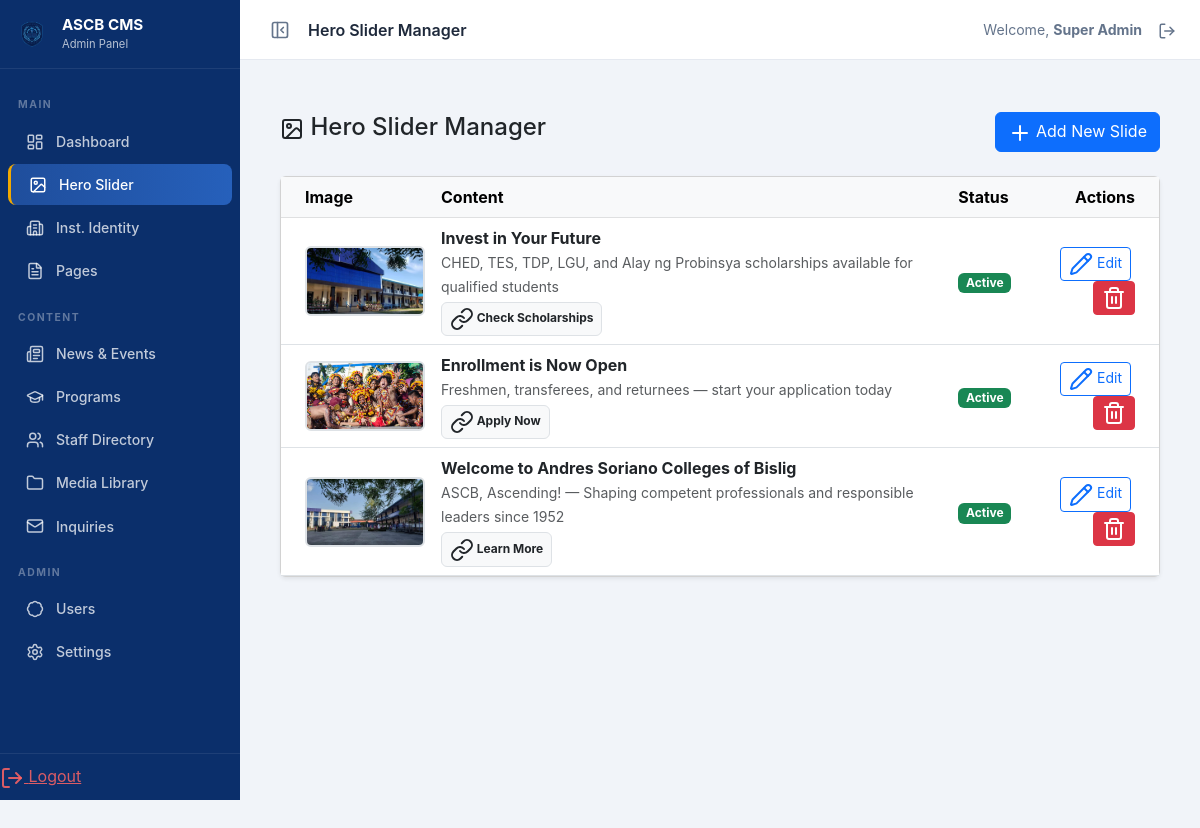
The app's page /public_html/admin/modules/hero-slider/index.php (signed in) with its own data.
### tables this page shows
CREATE TABLE `hero_slides` (
  `id` int(11) NOT NULL,
  `title` varchar(255) DEFAULT NULL,
  `subtitle` varchar(255) DEFAULT NULL,
  `image_path` varchar(255) NOT NULL,
  `cta_label` varchar(50) DEFAULT NULL,
  `cta_link` varchar(255) DEFAULT NULL,
  `sort_order` int(11) DEFAULT 0,
  `is_active` tinyint(1) DEFAULT 1,
  `created_at` timestamp NOT NULL DEFAULT current_timestamp()
);

### app/core/Database.php (called while the page is built, shortened)
<?php
class Database {
    private $host = DB_HOST;
    private $user = DB_USER;
    private $pass = DB_PASS;
    private $dbname = DB_NAME;
    private $dbh;
    private $stmt;
    private static $instance = null;
    private function __construct() {
        $dsn = 'mysql:host=' . $this->host . ';dbname=' . $this->dbname . ';charset=utf8mb4';
        $options = array(
            PDO::ATTR_PERSISTENT => false,
            PDO::ATTR_ERRMODE => PDO::ERRMODE_EXCEPTION,
            PDO::ATTR_DEFAULT_FETCH_MODE => PDO::FETCH_OBJ
        );
        try {
            $this->dbh = new PDO($dsn, $this->user, $this->pass, $options);
        } catch(PDOException $e) {
            error_log('Database connection failed: ' . $e->getMessage());
            throw new RuntimeException('Database connection unavailable.', 0, $e);
        }
    }
    public static function getInstance() {
        if (self::$instance == null) {
            self::$instance = new Database();
        }
        return self::$instance;
    }
    public function query($sql) {
        $this->stmt = $this->dbh->prepare($sql);
    }
    public function execute() {
        return $this->stmt->execute();
    }
    public function resultSet() {
        $this->execute();
        return $this->stmt->fetchAll();
    }
}

### public_html/admin/modules/hero-slider/index.php (the view, shortened to what this page needs)
<?php
require_once '../../../../app/core/Database.php';
$db = Database::getInstance();
$db->query('SELECT * FROM hero_slides ORDER BY sort_order ASC, id DESC');
$slides = $db->resultSet();
?>
<?php
require_once __DIR__ . '/../../partials/header.php';
require_once __DIR__ . '/../../partials/sidebar.php';
?>
<main class="main-content" id="mainContent">
<div class="container-fluid py-4">
    <div class="d-flex justify-content-between align-items-center mb-4">
        <h4><i data-lucide="image"></i> Hero Slider Manager</h4>
        <div>
            <button class="btn btn-primary" data-bs-toggle="modal" data-bs-target="#addSlideModal">
                <i data-lucide="plus"></i> Add New Slide
            </button>
        </div>
    </div>
    <div class="card shadow-sm">
        <div class="card-body p-0">
            <table class="table table-hover mb-0 align-middle">
                <thead class="table-light">
                    <tr>
                        <th class="ps-4">Image</th>
                        <th>Content</th>
                        <th>Status</th>
                        <th class="text-end pe-4">Actions</th>
                    </tr>
                </thead>
                <tbody>
                    <?php foreach($slides as $slide): ?>
                    <tr>
                        <td class="ps-4">
                            <img src="<?php echo URLROOT . '/' . htmlspecialchars($slide->image_path); ?>" class="slide-thumb" alt="Slide">
                        </td>
                        <td>
                            <strong><?php echo htmlspecialchars($slide->title); ?></strong><br>
                            <small class="text-muted"><?php echo htmlspecialchars($slide->subtitle); ?></small><br>
                            <?php if($slide->cta_label): ?>
                            <span class="badge bg-light text-dark border mt-1"><i data-lucide="link"></i> <?php echo htmlspecialchars($slide->cta_label); ?></span>
                            <?php endif; ?>
                        </td>
                        <td>
                            <?php if($slide->is_active): ?>
                                <span class="badge bg-success">Active</span>
                            <?php else: ?>
                                <span class="badge bg-secondary">Inactive</span>
                            <?php endif; ?>
                        </td>
                        <td class="text-end pe-4">
                            <button class="btn btn-sm btn-outline-primary me-1"
                                data-bs-toggle="modal" data-bs-target="#editSlideModal"
                                data-id="<?php echo $slide->id; ?>"
                                data-title="<?php echo htmlspecialchars($slide->title); ?>"
                                data-subtitle="<?php echo htmlspecialchars($slide->subtitle); ?>"
                                data-cta_label="<?php echo htmlspecialchars($slide->cta_label); ?>"
                                data-cta_link="<?php echo htmlspecialchars($slide->cta_link); ?>"
                                data-is_active="<?php echo $slide->is_active; ?>"
                                data-image="<?php echo URLROOT . '/' . htmlspecialchars($slide->image_path); ?>">
                                <i data-lucide="pencil"></i> Edit
                            </button>
                            <form action="" method="POST" class="d-inline" onsubmit="return confirm('Delete this slide permanently?');">
                                <button type="submit" class="btn btn-sm btn-danger"><i data-lucide="trash-2"></i></button>
                            </form>
                        </td>
                    </tr>
                    <?php endforeach; ?>
                </tbody>
            </table>
        </div>
    </div>
</div>
</main>
<?php require_once __DIR__ . '/../../partials/footer.php'; ?>

### public_html/admin/partials/header.php (style rules this page uses)
:root { --sidebar-width: 240px; --sidebar-collapsed-width: 64px; --sidebar-bg: #0B2F6B; --sidebar-hover: #1F4E9C; --topbar-height: 60px; --gold: #F2A900; --transition: 0.28s cubic-bezier(.4,0,.2,1); }
* { box-sizing: border-box; }
body { font-family: 'Inter', sans-serif; background: #f1f4f9; margin: 0; }
.main-content { margin-left: var(--sidebar-width); margin-top: var(--topbar-height); padding: 28px; transition: margin-left var(--transition); min-height: 100vh; }

### public_html/admin/modules/hero-slider/index.php (style rules this page uses)
.slide-thumb { height: 70px; width: 120px; object-fit: cover; border-radius: 6px; border: 2px solid #dee2e6; }

### records on screen
hero_slides: image_path (picture), title "Invest in Your Future", subtitle "CHED, TES, TDP, LGU, and Alay ng Probinsya scholarships available for qualified students", cta_label "Check Scholarships", is_active "Active"
hero_slides: image_path (picture), title "Enrollment is Now Open", subtitle "Freshmen, transferees, and returnees — start your application today", cta_label "Apply Now", is_active "Active"
hero_slides: image_path (picture), title "Welcome to Andres Soriano Colleges of Bislig", subtitle "ASCB, Ascending! — Shaping competent professionals and responsible leaders since 1952", cta_label "Learn More", is_active "Active"

### other values on screen
$page_title "Hero Slider Manager"
$_SESSION['admin_full_name'] "Super Admin"
